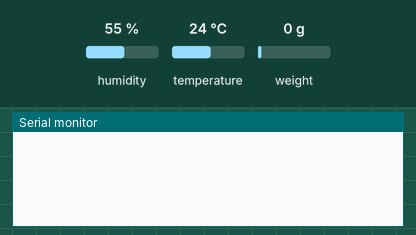
This sketch was run on a simulated ESP32. On the bench: the last lines printed to the serial monitor. Inputs (shaded band) come from the test bench; at power-on: temperature 24 °C, weight on the scale 0 g, humidity 55 %. WiFi joins after 1.5 s; servers stay silent unless stated.

Above: at 4.0 s.
4.1 s: temperature set to 12 °C
At 6.1 s:
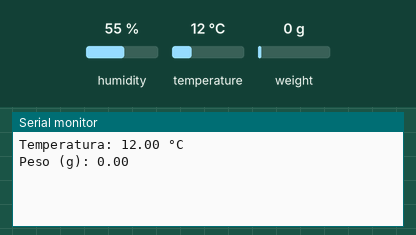
6.4 s: weight on the scale set to 100 g
At 7.7 s:
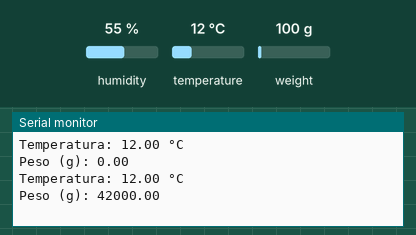
7.9 s: temperature set to 19 °C
At 9.3 s:
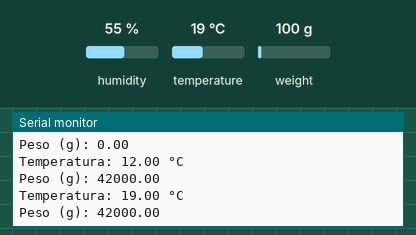
9.4 s: weight on the scale set to 1250 g
At 11.7 s:
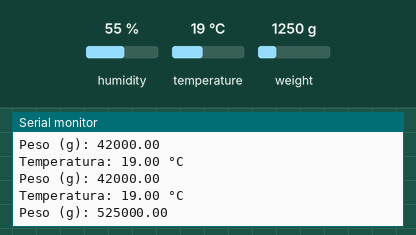
Timing chart, 0 to 11.9 s (numbered marks = the images above; inputs shaded):
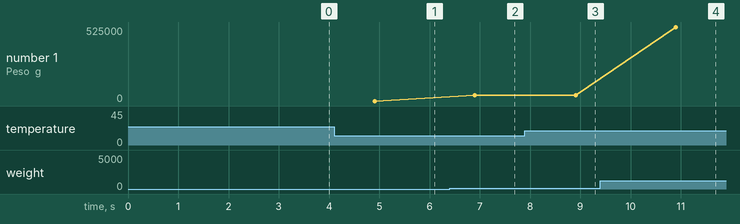

Measured:
- after the input at 4.1 s, the serial monitor: prints a new line after 0.81 s (image 1)
- after the input at 6.4 s, the serial monitor: prints a new line after 0.50 s (image 2)
- after the input at 7.9 s, the serial monitor: prints a new line after 1.0 s (image 3)
- after the input at 9.4 s, the serial monitor: prints a new line after 1.5 s (image 4)
- plotted number 1: 0 → 42000 after the input at 6.4 s, 42000 → 525000 after the input at 9.4 s

The sketch:

sketch.ino
```cpp
#define BLYNK_PRINT Serial

// Dados do seu dispositivo no Blynk
#define BLYNK_TEMPLATE_ID "TMPL2Ui6y0t8b"
#define BLYNK_TEMPLATE_NAME "Smart Fridge"
#define BLYNK_AUTH_TOKEN "EgB9zj-2P1KBTlZGmeu5IN-uTnuzcBYq"

// Bibliotecas
#include <WiFi.h>
#include <WiFiClient.h>
#include <BlynkSimpleEsp32.h>
#include "DHT.h"
#include "HX711.h"

// Credenciais WiFi
char ssid[] = "Wokwi-GUEST";
char pass[] = "";

// Configuração do DHT22
#define DHTPIN 4
#define DHTTYPE DHT22
DHT dht(DHTPIN, DHTTYPE);

// Configuração do HX711
#define DT 5
#define SCK 18
HX711 scale;

// Timer do Blynk
BlynkTimer timer;

// Função para enviar dados
void sendSensorData() {
  float temp = dht.readTemperature();
  float peso = scale.get_units();

  if (isnan(temp)) {
    Serial.println("Falha na leitura do DHT22!");
    return;
  }

  Serial.print("Temperatura: ");
  Serial.print(temp);
  Serial.println(" °C");

  Serial.print("Peso (g): ");
  Serial.println(peso);

  Blynk.virtualWrite(V0, temp); // Temperatura no app
  Blynk.virtualWrite(V1, peso); // Peso no app
}

void setup() {
  Serial.begin(9600);

  Blynk.begin(BLYNK_AUTH_TOKEN, ssid, pass);
  dht.begin();

  scale.begin(DT, SCK);
  scale.set_scale();
  scale.tare();       // Zera a balança

  timer.setInterval(2000L, sendSensorData); // A cada 2 segundos
}

void loop() {
  Blynk.run();
  timer.run();
}
```
